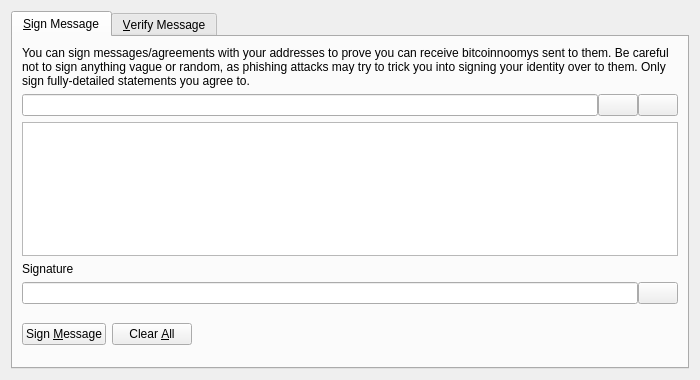
<?xml version="1.0" encoding="UTF-8"?>
<ui version="4.0">
 <class>SignVerifyMessageDialog</class>
 <widget class="QDialog" name="SignVerifyMessageDialog">
  <property name="geometry">
   <rect>
    <x>0</x>
    <y>0</y>
    <width>700</width>
    <height>380</height>
   </rect>
  </property>
  <property name="windowTitle">
   <string>Signatures - Sign / Verify a Message</string>
  </property>
  <property name="modal">
   <bool>true</bool>
  </property>
  <layout class="QVBoxLayout" name="verticalLayout">
   <item>
    <widget class="QTabWidget" name="tabWidget">
     <property name="currentIndex">
      <number>0</number>
     </property>
     <widget class="QWidget" name="tabSignMessage">
      <attribute name="title">
       <string>&amp;Sign Message</string>
      </attribute>
      <layout class="QVBoxLayout" name="verticalLayout_SM">
       <item>
        <widget class="QLabel" name="infoLabel_SM">
         <property name="text">
          <string>You can sign messages/agreements with your addresses to prove you can receive bitcoinnoomys sent to them. Be careful not to sign anything vague or random, as phishing attacks may try to trick you into signing your identity over to them. Only sign fully-detailed statements you agree to.</string>
         </property>
         <property name="textFormat">
          <enum>Qt::PlainText</enum>
         </property>
         <property name="wordWrap">
          <bool>true</bool>
         </property>
        </widget>
       </item>
       <item>
        <layout class="QHBoxLayout" name="horizontalLayout_1_SM">
         <property name="spacing">
          <number>0</number>
         </property>
         <item>
          <widget class="QValidatedLineEdit" name="addressIn_SM">
           <property name="toolTip">
            <string>The BitcoinNoomy address to sign the message with</string>
           </property>
          </widget>
         </item>
         <item>
          <widget class="QPushButton" name="addressBookButton_SM">
           <property name="toolTip">
            <string>Choose previously used address</string>
           </property>
           <property name="text">
            <string/>
           </property>
           <property name="icon">
            <iconset resource="../bitcoinnoomy.qrc">
             <normaloff>:/icons/address-book</normaloff>:/icons/address-book</iconset>
           </property>
           <property name="shortcut">
            <string>Alt+A</string>
           </property>
           <property name="autoDefault">
            <bool>false</bool>
           </property>
          </widget>
         </item>
         <item>
          <widget class="QPushButton" name="pasteButton_SM">
           <property name="toolTip">
            <string>Paste address from clipboard</string>
           </property>
           <property name="text">
            <string/>
           </property>
           <property name="icon">
            <iconset resource="../bitcoinnoomy.qrc">
             <normaloff>:/icons/editpaste</normaloff>:/icons/editpaste</iconset>
           </property>
           <property name="shortcut">
            <string>Alt+P</string>
           </property>
           <property name="autoDefault">
            <bool>false</bool>
           </property>
          </widget>
         </item>
        </layout>
       </item>
       <item>
        <widget class="QPlainTextEdit" name="messageIn_SM">
         <property name="toolTip">
          <string>Enter the message you want to sign here</string>
         </property>
        </widget>
       </item>
       <item>
        <widget class="QLabel" name="signatureLabel_SM">
         <property name="text">
          <string>Signature</string>
         </property>
         <property name="textFormat">
          <enum>Qt::PlainText</enum>
         </property>
        </widget>
       </item>
       <item>
        <layout class="QHBoxLayout" name="horizontalLayout_2_SM">
         <property name="spacing">
          <number>0</number>
         </property>
         <item>
          <widget class="QLineEdit" name="signatureOut_SM">
           <property name="font">
            <font>
             <italic>true</italic>
            </font>
           </property>
           <property name="readOnly">
            <bool>true</bool>
           </property>
          </widget>
         </item>
         <item>
          <widget class="QPushButton" name="copySignatureButton_SM">
           <property name="toolTip">
            <string>Copy the current signature to the system clipboard</string>
           </property>
           <property name="text">
            <string/>
           </property>
           <property name="icon">
            <iconset resource="../bitcoinnoomy.qrc">
             <normaloff>:/icons/editcopy</normaloff>:/icons/editcopy</iconset>
           </property>
           <property name="autoDefault">
            <bool>false</bool>
           </property>
          </widget>
         </item>
        </layout>
       </item>
       <item>
        <layout class="QHBoxLayout" name="horizontalLayout_3_SM">
         <item>
          <widget class="QPushButton" name="signMessageButton_SM">
           <property name="toolTip">
            <string>Sign the message to prove you own this BitcoinNoomy address</string>
           </property>
           <property name="text">
            <string>Sign &amp;Message</string>
           </property>
           <property name="icon">
            <iconset resource="../bitcoinnoomy.qrc">
             <normaloff>:/icons/edit</normaloff>:/icons/edit</iconset>
           </property>
           <property name="autoDefault">
            <bool>false</bool>
           </property>
          </widget>
         </item>
         <item>
          <widget class="QPushButton" name="clearButton_SM">
           <property name="toolTip">
            <string>Reset all sign message fields</string>
           </property>
           <property name="text">
            <string>Clear &amp;All</string>
           </property>
           <property name="icon">
            <iconset resource="../bitcoinnoomy.qrc">
             <normaloff>:/icons/remove</normaloff>:/icons/remove</iconset>
           </property>
           <property name="autoDefault">
            <bool>false</bool>
           </property>
          </widget>
         </item>
         <item>
          <spacer name="horizontalSpacer_1_SM">
           <property name="orientation">
            <enum>Qt::Horizontal</enum>
           </property>
           <property name="sizeHint" stdset="0">
            <size>
             <width>40</width>
             <height>48</height>
            </size>
           </property>
          </spacer>
         </item>
         <item>
          <widget class="QLabel" name="statusLabel_SM">
           <property name="font">
            <font>
             <weight>75</weight>
             <bold>true</bold>
            </font>
           </property>
           <property name="text">
            <string/>
           </property>
           <property name="wordWrap">
            <bool>true</bool>
           </property>
          </widget>
         </item>
         <item>
          <spacer name="horizontalSpacer_2_SM">
           <property name="orientation">
            <enum>Qt::Horizontal</enum>
           </property>
           <property name="sizeHint" stdset="0">
            <size>
             <width>40</width>
             <height>48</height>
            </size>
           </property>
          </spacer>
         </item>
        </layout>
       </item>
      </layout>
     </widget>
     <widget class="QWidget" name="tabVerifyMessage">
      <attribute name="title">
       <string>&amp;Verify Message</string>
      </attribute>
      <layout class="QVBoxLayout" name="verticalLayout_VM">
       <item>
        <widget class="QLabel" name="infoLabel_VM">
         <property name="text">
          <string>Enter the receiver's address, message (ensure you copy line breaks, spaces, tabs, etc. exactly) and signature below to verify the message. Be careful not to read more into the signature than what is in the signed message itself, to avoid being tricked by a man-in-the-middle attack. Note that this only proves the signing party receives with the address, it cannot prove sendership of any transaction!</string>
         </property>
         <property name="textFormat">
          <enum>Qt::PlainText</enum>
         </property>
         <property name="alignment">
          <set>Qt::AlignLeading|Qt::AlignLeft|Qt::AlignTop</set>
         </property>
         <property name="wordWrap">
          <bool>true</bool>
         </property>
        </widget>
       </item>
       <item>
        <layout class="QHBoxLayout" name="horizontalLayout_1_VM">
         <property name="spacing">
          <number>0</number>
         </property>
         <item>
          <widget class="QValidatedLineEdit" name="addressIn_VM">
           <property name="toolTip">
            <string>The BitcoinNoomy address the message was signed with</string>
           </property>
          </widget>
         </item>
         <item>
          <widget class="QPushButton" name="addressBookButton_VM">
           <property name="toolTip">
            <string>Choose previously used address</string>
           </property>
           <property name="text">
            <string/>
           </property>
           <property name="icon">
            <iconset resource="../bitcoinnoomy.qrc">
             <normaloff>:/icons/address-book</normaloff>:/icons/address-book</iconset>
           </property>
           <property name="shortcut">
            <string>Alt+A</string>
           </property>
           <property name="autoDefault">
            <bool>false</bool>
           </property>
          </widget>
         </item>
        </layout>
       </item>
       <item>
        <widget class="QPlainTextEdit" name="messageIn_VM"/>
       </item>
       <item>
        <widget class="QValidatedLineEdit" name="signatureIn_VM"/>
       </item>
       <item>
        <layout class="QHBoxLayout" name="horizontalLayout_2_VM">
         <item>
          <widget class="QPushButton" name="verifyMessageButton_VM">
           <property name="toolTip">
            <string>Verify the message to ensure it was signed with the specified BitcoinNoomy address</string>
           </property>
           <property name="text">
            <string>Verify &amp;Message</string>
           </property>
           <property name="icon">
            <iconset resource="../bitcoinnoomy.qrc">
             <normaloff>:/icons/transaction_0</normaloff>:/icons/transaction_0</iconset>
           </property>
           <property name="autoDefault">
            <bool>false</bool>
           </property>
          </widget>
         </item>
         <item>
          <widget class="QPushButton" name="clearButton_VM">
           <property name="toolTip">
            <string>Reset all verify message fields</string>
           </property>
           <property name="text">
            <string>Clear &amp;All</string>
           </property>
           <property name="icon">
            <iconset resource="../bitcoinnoomy.qrc">
             <normaloff>:/icons/remove</normaloff>:/icons/remove</iconset>
           </property>
           <property name="autoDefault">
            <bool>false</bool>
           </property>
          </widget>
         </item>
         <item>
          <spacer name="horizontalSpacer_1_VM">
           <property name="orientation">
            <enum>Qt::Horizontal</enum>
           </property>
           <property name="sizeHint" stdset="0">
            <size>
             <width>40</width>
             <height>48</height>
            </size>
           </property>
          </spacer>
         </item>
         <item>
          <widget class="QLabel" name="statusLabel_VM">
           <property name="font">
            <font>
             <weight>75</weight>
             <bold>true</bold>
            </font>
           </property>
           <property name="text">
            <string/>
           </property>
           <property name="wordWrap">
            <bool>true</bool>
           </property>
          </widget>
         </item>
         <item>
          <spacer name="horizontalSpacer_2_VM">
           <property name="orientation">
            <enum>Qt::Horizontal</enum>
           </property>
           <property name="sizeHint" stdset="0">
            <size>
             <width>40</width>
             <height>48</height>
            </size>
           </property>
          </spacer>
         </item>
        </layout>
       </item>
      </layout>
     </widget>
    </widget>
   </item>
  </layout>
 </widget>
 <customwidgets>
  <customwidget>
   <class>QValidatedLineEdit</class>
   <extends>QLineEdit</extends>
   <header>qvalidatedlineedit.h</header>
  </customwidget>
 </customwidgets>
 <resources>
  <include location="../bitcoinnoomy.qrc"/>
 </resources>
 <connections/>
</ui>
